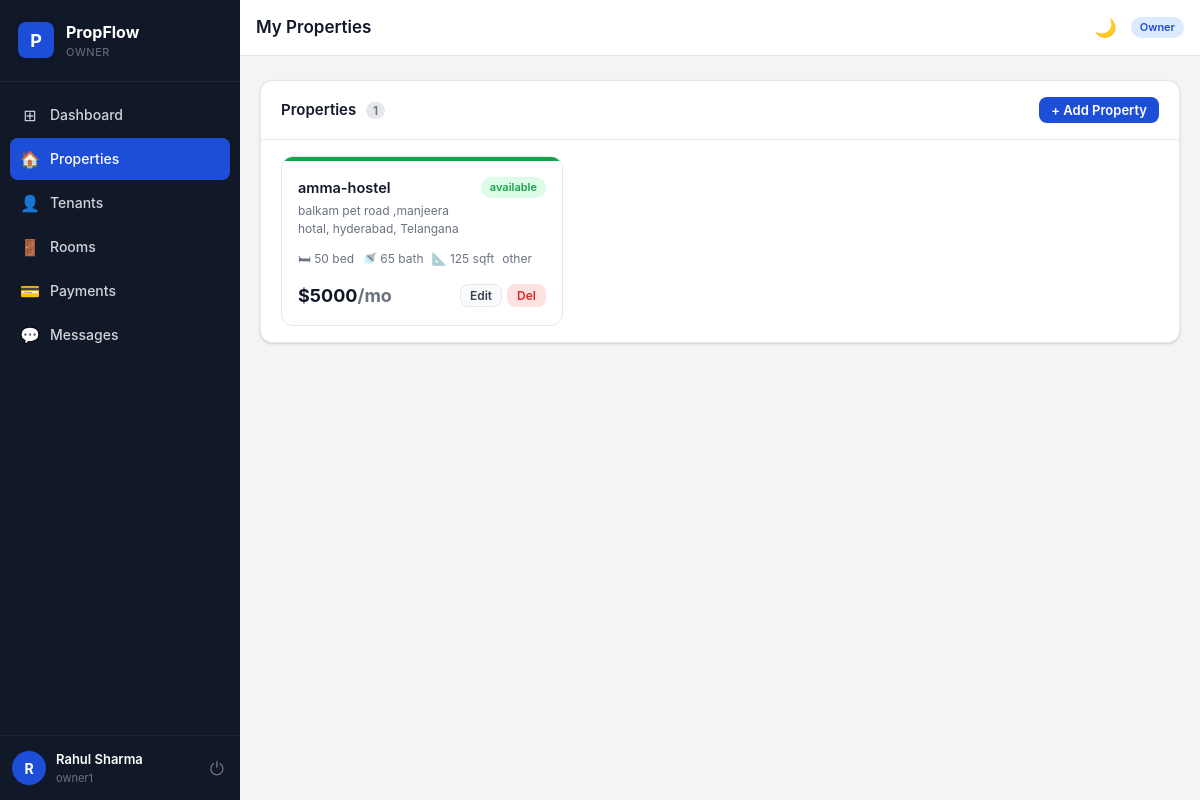
/owner/properties (signed in), run on an earlier commit of the app's database.
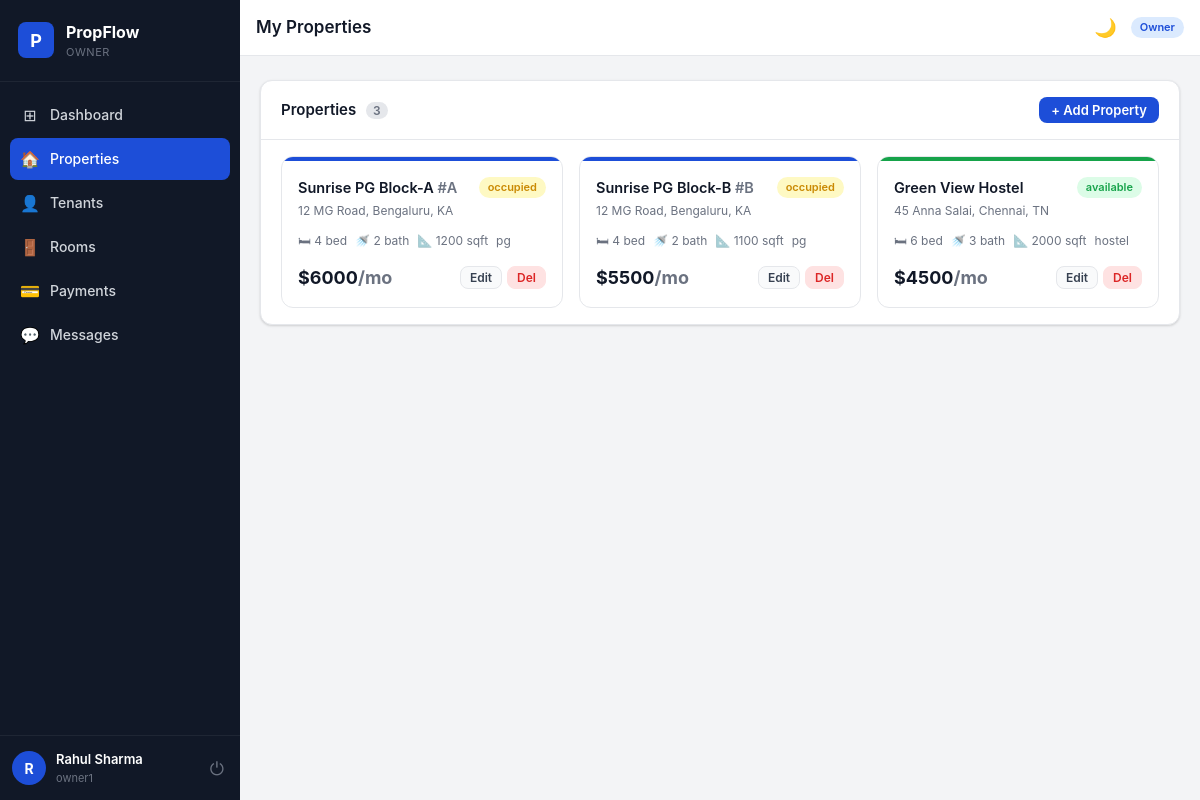
And on a later commit of the database.
### models.py (models this page shows)
class Property(db.Model):
    __tablename__ = "properties"
    id            = db.Column(db.Integer, primary_key=True)
    name          = db.Column(db.String(200), nullable=False)
    address       = db.Column(db.Text,        nullable=False)
    city          = db.Column(db.String(100), nullable=False)
    state         = db.Column(db.String(50),  nullable=True)
    zip_code      = db.Column(db.String(20),  nullable=True)
    unit_number   = db.Column(db.String(50),  nullable=True)
    property_type = db.Column(db.String(50),  default="apartment")
    bedrooms      = db.Column(db.Integer,     nullable=True)
    bathrooms     = db.Column(db.Integer,     nullable=True)
    area_sqft     = db.Column(db.Float,       nullable=True)
    monthly_rent  = db.Column(db.Numeric(10, 2), nullable=False)
    description   = db.Column(db.Text,        nullable=True)
    status        = db.Column(db.String(20),  default="available", nullable=False)
    owner_id      = db.Column(db.Integer,
                               db.ForeignKey("users.id", ondelete="CASCADE"),
                               nullable=False)
    is_deleted    = db.Column(db.Boolean, default=False, nullable=False)
    created_at    = db.Column(db.DateTime, default=now_utc)
    updated_at    = db.Column(db.DateTime, default=now_utc, onupdate=now_utc)
    owner    = db.relationship("User",           back_populates="properties", foreign_keys=[owner_id])
    tenants  = db.relationship("PropertyTenant", back_populates="property",   lazy="dynamic")
    payments = db.relationship("Payment",        back_populates="property",   lazy="dynamic")
    rooms    = db.relationship("Room",           back_populates="prop",       lazy="dynamic")
    def to_dict(self):
        return {
            "id": self.id, "name": self.name, "address": self.address,
            "city": self.city, "state": self.state, "zip_code": self.zip_code,
            "unit_number": self.unit_number, "property_type": self.property_type,
            "bedrooms": self.bedrooms, "bathrooms": self.bathrooms,
            "area_sqft": float(self.area_sqft) if self.area_sqft else None,
            "monthly_rent": float(self.monthly_rent),
            "status": self.status, "owner_id": self.owner_id,
        }
    __table_args__ = (
        Index("ix_properties_owner_id",  "owner_id"),
        Index("ix_properties_status",    "status"),
    )

### routes/owner.py (the view)
@owner_bp.route("/properties")
@login_required
@role_required("owner")
def properties():
    props = Property.query.filter_by(owner_id=current_user.id, is_deleted=False).all()
    return render_template("owner/properties.html", properties=props)

### routes/__init__.py (called while the page is built)
def role_required(*roles):
    def decorator(f):
        @wraps(f)
        def decorated(*args, **kwargs):
            if not current_user.is_authenticated:
                if request.path.startswith("/api/") or request.is_json:
                    return jsonify({"error": "Login required"}), 401
                return redirect(url_for("auth.login"))
            if current_user.role not in roles:
                if request.path.startswith("/api/") or request.is_json:
                    return jsonify({"error": "Access denied"}), 403
                abort(403)
            return f(*args, **kwargs)
        return decorated
    return decorator

### templates/owner/properties.html (shortened to what this page needs)
{% extends "base.html" %}
{% block page_title %}My Properties{% endblock %}
{% block content %}
<div class="card">
  <div class="card-header">
    <h2>Properties <span class="badge-count">{{ properties|length }}</span></h2>
    <button class="btn btn-primary btn-sm" onclick="openModal('addPropModal')">+ Add Property</button>
  </div>
  {% if properties %}
  <div class="prop-grid">
    {% for p in properties %}
    <div class="prop-card">
      <div class="prop-card-bar" style="background:{% if p.status=='available' %}#16a34a{% elif p.status=='occupied' %}#1d4ed8{% else %}#ca8a04{% endif %}"></div>
      <div class="prop-card-body">
        <div class="prop-card-head">
          <div>
            <h3 class="prop-name">{{ p.name }}{% if p.unit_number %} <span class="text-muted">#{{ p.unit_number }}</span>{% endif %}</h3>
            <div class="prop-addr text-muted">{{ p.address }}, {{ p.city }}{% if p.state %}, {{ p.state }}{% endif %}</div>
          </div>
          <span class="badge badge-{{ 'completed' if p.status=='available' else 'pending' if p.status=='occupied' else 'overdue' }}">{{ p.status }}</span>
        </div>
        <div class="prop-meta">
          {% if p.bedrooms %}<span>🛏 {{ p.bedrooms }} bed</span>{% endif %}
          {% if p.bathrooms %}<span>🚿 {{ p.bathrooms }} bath</span>{% endif %}
          {% if p.area_sqft %}<span>📐 {{ "%.0f"|format(p.area_sqft) }} sqft</span>{% endif %}
          <span class="text-muted">{{ p.property_type }}</span>
        </div>
        <div class="prop-footer">
          <div class="prop-rent">${{ "%.0f"|format(p.monthly_rent) }}<span class="text-muted">/mo</span></div>
          <div class="action-btns">
            <button class="btn btn-ghost btn-xs" onclick='openEditProp({{ p.to_dict()|tojson }})'>Edit</button>
            <form method="POST" action="{{ url_for('owner.delete_property', pid=p.id) }}" style="display:inline" onsubmit="return confirm('Delete this property?')">
              <button class="btn btn-danger btn-xs">Del</button>
            </form>
          </div>
        </div>
      </div>
    </div>
    {% endfor %}
  </div>
  {% else %}
  <div class="empty-state">
    <div class="empty-icon">🏠</div>
    <p>No properties yet.</p>
    <button class="btn btn-primary" onclick="openModal('addPropModal')">+ Add Property</button>
  </div>
  {% endif %}
</div>
{% endblock %}

What changed in the data, as far as the page shows it:
removed Property: name "amma-hostel", address "balkam pet road ,manjeera hotal", city "hyderabad", state "Telangana", status "available", bedrooms "50", bathrooms "65", area_sqft "125", property_type "other", monthly_rent "5000"
now on this page (row edited): Property: name "Sunrise PG Block-A", unit_number "A", address "12 MG Road", city "Bengaluru", state "KA", status "occupied", bedrooms "4", bathrooms "2", area_sqft "1200", property_type "pg", monthly_rent "6000"
now on this page (row edited): Property: name "Sunrise PG Block-B", unit_number "B", address "12 MG Road", city "Bengaluru", state "KA", status "occupied", bedrooms "4", bathrooms "2", area_sqft "1100", property_type "pg", monthly_rent "5500"
now on this page (row edited): Property: name "Green View Hostel", address "45 Anna Salai", city "Chennai", state "TN", status "available", bedrooms "6", bathrooms "3", area_sqft "2000", property_type "hostel", monthly_rent "4500"
Also different on the page:
{{ properties|length }}: "1" → "3"
